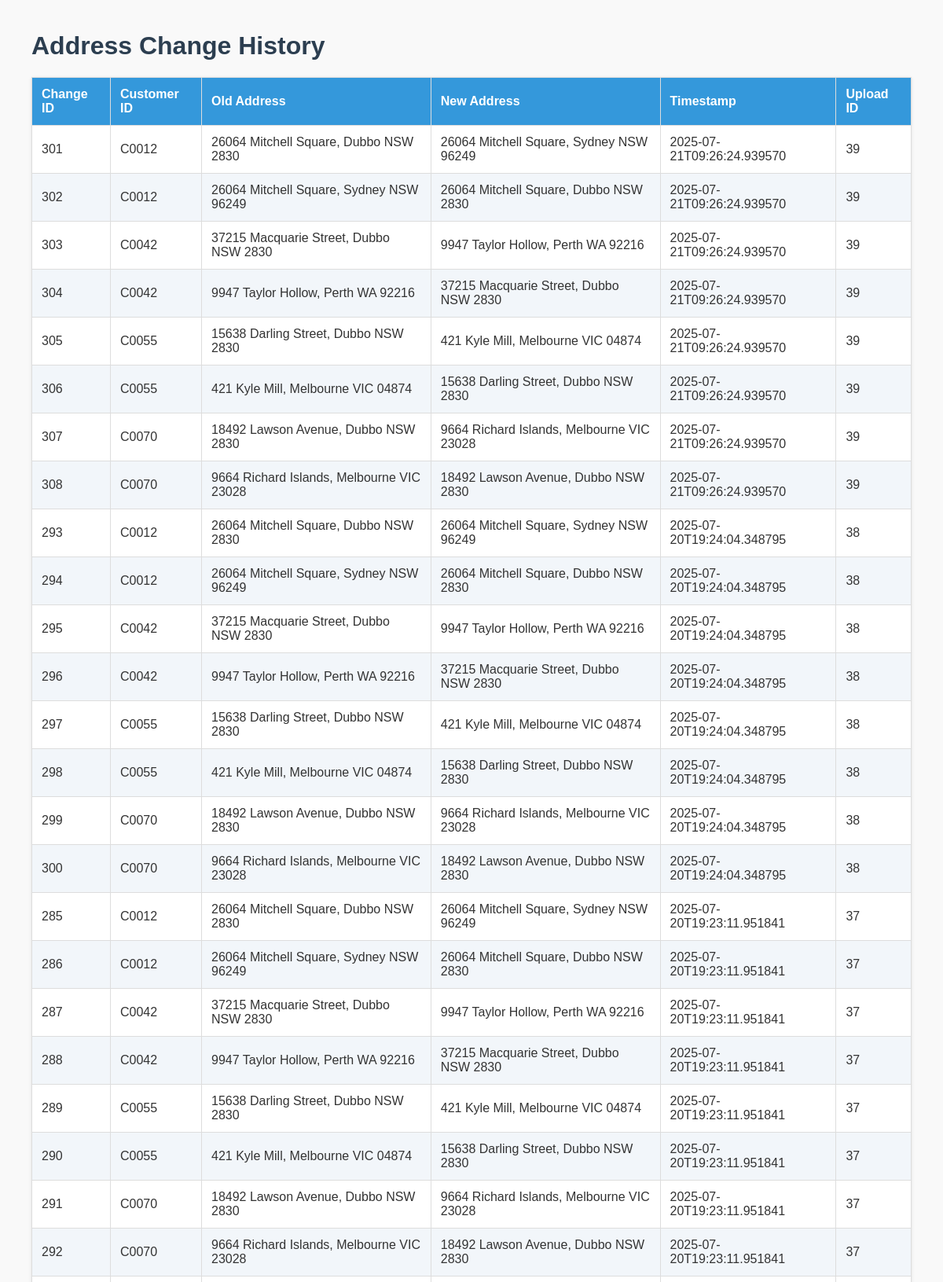
Page /address-changes (upper part) on the committed database.
### tables this page shows
CREATE TABLE address_changes (
        id INTEGER PRIMARY KEY AUTOINCREMENT,
        customer_id TEXT,
        old_address TEXT,
        new_address TEXT,
        change_timestamp TEXT,
        upload_id INTEGER,
        FOREIGN KEY(upload_id) REFERENCES uploads(id)
    );

### app.py (the view)
@app.route('/address-changes')
def view_address_changes():
    cursor.execute('SELECT * FROM address_changes ORDER BY change_timestamp DESC')
    changes = cursor.fetchall()
    return render_template('address_changes.html', changes=changes)

### templates/address_changes.html (shortened to what this page needs)
<!DOCTYPE html>
<html lang="en">
<head>
</head>
<body>
    <h1>Address Change History</h1>
    <table>
        <thead>
            <tr>
                <th>Change ID</th>
                <th>Customer ID</th>
                <th>Old Address</th>
                <th>New Address</th>
                <th>Timestamp</th>
                <th>Upload ID</th>
            </tr>
        </thead>
        <tbody>
            {% for change in changes %}
            <tr>
                <td>{{ change[0] }}</td>
                <td>{{ change[1] }}</td>
                <td>{{ change[2] }}</td>
                <td>{{ change[3] }}</td>
                <td>{{ change[4] }}</td>
                <td>{{ change[5] }}</td>
            </tr>
            {% endfor %}
        </tbody>
    </table>
</body>
</html>

### templates/address_changes.html (style rules this page uses)
body { font-family: Arial, sans-serif; margin: 40px; background-color: #f9f9f9; color: #333; }
h1 { color: #2c3e50; }
table { border-collapse: collapse; width: 100%; margin-bottom: 40px; background: #fff; box-shadow: 0 1px 4px rgba(0,0,0,0.1); }
th, td { padding: 12px; border: 1px solid #ddd; text-align: left; }
th { background-color: #3498db; color: white; }
tr:nth-child(even) { background-color: #f2f6fa; }

### rows in the picture
address_changes: id "301", customer "C0012", old_address "26064 Mitchell Square, Dubbo NSW 2830", new_address "26064 Mitchell Square, Sydney NSW 96249", change_timestamp "2025-07-21T09:26:24.939570", upload "39"
address_changes: id "302", customer "C0012", old_address "26064 Mitchell Square, Sydney NSW 96249", new_address "26064 Mitchell Square, Dubbo NSW 2830", change_timestamp "2025-07-21T09:26:24.939570", upload "39"
address_changes: id "303", customer "C0042", old_address "37215 Macquarie Street, Dubbo NSW 2830", new_address "9947 Taylor Hollow, Perth WA 92216", change_timestamp "2025-07-21T09:26:24.939570", upload "39"
address_changes: id "304", customer "C0042", old_address "9947 Taylor Hollow, Perth WA 92216", new_address "37215 Macquarie Street, Dubbo NSW 2830", change_timestamp "2025-07-21T09:26:24.939570", upload "39"
address_changes: id "305", customer "C0055", old_address "15638 Darling Street, Dubbo NSW 2830", new_address "421 Kyle Mill, Melbourne VIC 04874", change_timestamp "2025-07-21T09:26:24.939570", upload "39"
address_changes: id "306", customer "C0055", old_address "421 Kyle Mill, Melbourne VIC 04874", new_address "15638 Darling Street, Dubbo NSW 2830", change_timestamp "2025-07-21T09:26:24.939570", upload "39"
address_changes: id "307", customer "C0070", old_address "18492 Lawson Avenue, Dubbo NSW 2830", new_address "9664 Richard Islands, Melbourne VIC 23028", change_timestamp "2025-07-21T09:26:24.939570", upload "39"
address_changes: id "308", customer "C0070", old_address "9664 Richard Islands, Melbourne VIC 23028", new_address "18492 Lawson Avenue, Dubbo NSW 2830", change_timestamp "2025-07-21T09:26:24.939570", upload "39"
address_changes: id "293", customer "C0012", old_address "26064 Mitchell Square, Dubbo NSW 2830", new_address "26064 Mitchell Square, Sydney NSW 96249", change_timestamp "2025-07-20T19:24:04.348795", upload "38"
address_changes: id "294", customer "C0012", old_address "26064 Mitchell Square, Sydney NSW 96249", new_address "26064 Mitchell Square, Dubbo NSW 2830", change_timestamp "2025-07-20T19:24:04.348795", upload "38"
address_changes: id "295", customer "C0042", old_address "37215 Macquarie Street, Dubbo NSW 2830", new_address "9947 Taylor Hollow, Perth WA 92216", change_timestamp "2025-07-20T19:24:04.348795", upload "38"
address_changes: id "296", customer "C0042", old_address "9947 Taylor Hollow, Perth WA 92216", new_address "37215 Macquarie Street, Dubbo NSW 2830", change_timestamp "2025-07-20T19:24:04.348795", upload "38"
address_changes: id "297", customer "C0055", old_address "15638 Darling Street, Dubbo NSW 2830", new_address "421 Kyle Mill, Melbourne VIC 04874", change_timestamp "2025-07-20T19:24:04.348795", upload "38"
address_changes: id "298", customer "C0055", old_address "421 Kyle Mill, Melbourne VIC 04874", new_address "15638 Darling Street, Dubbo NSW 2830", change_timestamp "2025-07-20T19:24:04.348795", upload "38"
address_changes: id "299", customer "C0070", old_address "18492 Lawson Avenue, Dubbo NSW 2830", new_address "9664 Richard Islands, Melbourne VIC 23028", change_timestamp "2025-07-20T19:24:04.348795", upload "38"
address_changes: id "300", customer "C0070", old_address "9664 Richard Islands, Melbourne VIC 23028", new_address "18492 Lawson Avenue, Dubbo NSW 2830", change_timestamp "2025-07-20T19:24:04.348795", upload "38"
address_changes: id "285", customer "C0012", old_address "26064 Mitchell Square, Dubbo NSW 2830", new_address "26064 Mitchell Square, Sydney NSW 96249", change_timestamp "2025-07-20T19:23:11.951841", upload "37"
address_changes: id "286", customer "C0012", old_address "26064 Mitchell Square, Sydney NSW 96249", new_address "26064 Mitchell Square, Dubbo NSW 2830", change_timestamp "2025-07-20T19:23:11.951841", upload "37"
address_changes: id "287", customer "C0042", old_address "37215 Macquarie Street, Dubbo NSW 2830", new_address "9947 Taylor Hollow, Perth WA 92216", change_timestamp "2025-07-20T19:23:11.951841", upload "37"
address_changes: id "288", customer "C0042", old_address "9947 Taylor Hollow, Perth WA 92216", new_address "37215 Macquarie Street, Dubbo NSW 2830", change_timestamp "2025-07-20T19:23:11.951841", upload "37"
address_changes: id "289", customer "C0055", old_address "15638 Darling Street, Dubbo NSW 2830", new_address "421 Kyle Mill, Melbourne VIC 04874", change_timestamp "2025-07-20T19:23:11.951841", upload "37"
address_changes: id "290", customer "C0055", old_address "421 Kyle Mill, Melbourne VIC 04874", new_address "15638 Darling Street, Dubbo NSW 2830", change_timestamp "2025-07-20T19:23:11.951841", upload "37"
address_changes: id "291", customer "C0070", old_address "18492 Lawson Avenue, Dubbo NSW 2830", new_address "9664 Richard Islands, Melbourne VIC 23028", change_timestamp "2025-07-20T19:23:11.951841", upload "37"
address_changes: id "292", customer "C0070", old_address "9664 Richard Islands, Melbourne VIC 23028", new_address "18492 Lawson Avenue, Dubbo NSW 2830", change_timestamp "2025-07-20T19:23:11.951841", upload "37"
